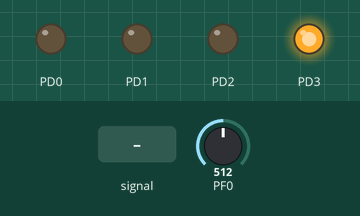
Bench run of a program on a simulated ATmega128, built with avr-gcc and emulated at 12 MHz (the files do not name the chip). Shown: output pins drawn as LEDs (lit = HIGH). Dashed ring = blinking. Inputs (shaded band) come from the test bench; at power-on: PF0 = 512.

Above: at 1.2 s.
1.3 s: PF0 fed a 2 Hz sine of ±306 counts around its level
At 1.93 s:
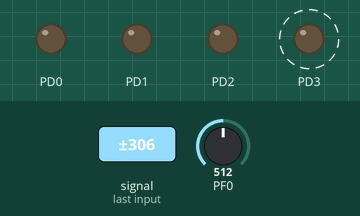
4.3 s: PF0 set to 716
At 5.4 s:
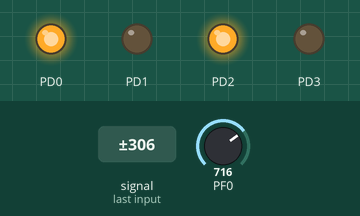
5.8 s: PF0 fed a 200 Hz sine of ±81 counts around its level
At 6.9 s:
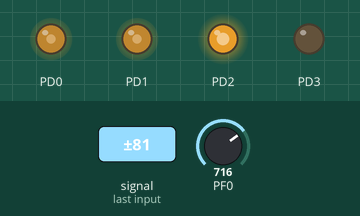
Timing chart, 0 to 8.8 s (numbered marks = the images above; inputs shaded):
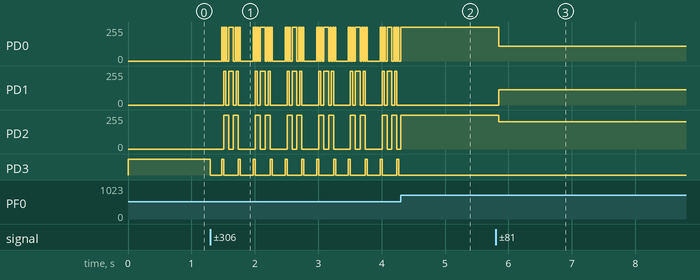

The program:

main.c
```c
#include <avr/io.h>
#include <stdlib.h>
#include <avr/interrupt.h>
#include <util/delay.h>

int main()
{

	DDRD |= 0b0001111;

	ADMUX |= 1 << REFS0; //Set reference voltave to AVcc
	ADMUX |= 1 << ADLAR; //8-bit value

	ADCSRA |= 1<<ADEN; //ADC enable
	ADCSRA |= 1 << ADPS2; //(64) division factor between the system clock frequency and the input clockto the ADC.
	ADCSRA |= 1 << ADIE; //interrupt enable( in order to to call ISR(ADC_vect) )


	sei();

	ADCSRA |= 1 << ADSC;

	while(1)
	{

	}

	return 0;
}


ISR(ADC_vect)
{
	int adcResult = 0;

	for(int i=0; i<11; ++i)
	{
		if(ADCH > 255*(17-i)/17)
		{
			adcResult = i-1;
			break;
		}
	}

	char buff[4];

	for (int i = 0; i < 4; ++i) {  // assuming a 4 bit int
		buff[i] = adcResult & (1 << i) ? 1 : 0;
	}

	for(int i=0; i<4; i++)
	{
		if(buff[i] == 1)
		{
			PORTD |= (1 << i);
		}
		else
		{
			PORTD &= ~(1 << i);
		}
	}


	ADCSRA |= 1 << ADSC;
}
```

Measured:
- after the input at 4.3 s, PD1: stops changing and stays 0/255; PD3: stops changing and stays LOW
- after the input at 5.8 s, PD0: 255/255 → 112/255 at once; PD1: 0/255 → 116/255 at once; PD2: 255/255 → 204/255 at once
